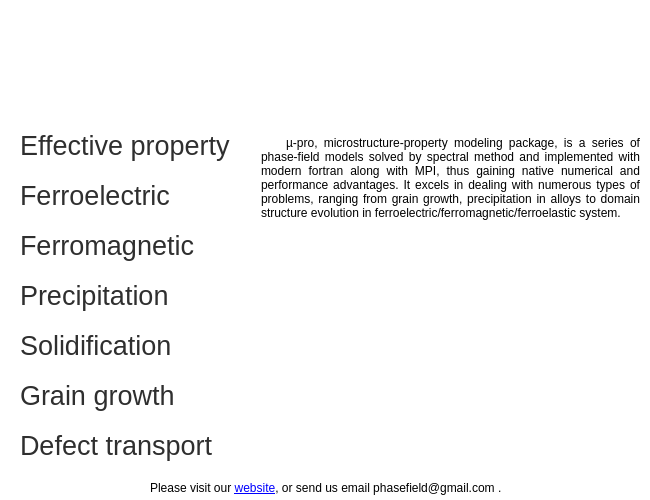
<?xml version="1.0" encoding="UTF-8"?>
<ui version="4.0">
 <class>muproMain</class>
 <widget class="QMainWindow" name="muproMain">
  <property name="geometry">
   <rect>
    <x>0</x>
    <y>0</y>
    <width>650</width>
    <height>500</height>
   </rect>
  </property>
  <property name="minimumSize">
   <size>
    <width>650</width>
    <height>500</height>
   </size>
  </property>
  <property name="maximumSize">
   <size>
    <width>650</width>
    <height>500</height>
   </size>
  </property>
  <property name="mouseTracking">
   <bool>true</bool>
  </property>
  <property name="windowTitle">
   <string>muproMain</string>
  </property>
  <property name="styleSheet">
   <string notr="true">background-color:rgb(255, 255, 255)</string>
  </property>
  <widget class="QWidget" name="centralWidget">
   <property name="mouseTracking">
    <bool>true</bool>
   </property>
   <widget class="QPushButton" name="button_ferroelectric">
    <property name="geometry">
     <rect>
      <x>0</x>
      <y>170</y>
      <width>245</width>
      <height>50</height>
     </rect>
    </property>
    <property name="font">
     <font>
      <family>Helvetica Neue</family>
      <pointsize>20</pointsize>
      <weight>3</weight>
      <italic>false</italic>
      <bold>false</bold>
     </font>
    </property>
    <property name="mouseTracking">
     <bool>true</bool>
    </property>
    <property name="toolTip">
     <string/>
    </property>
    <property name="autoFillBackground">
     <bool>false</bool>
    </property>
    <property name="styleSheet">
     <string notr="true">QPushButton{
	background-color:rgb(255,255,255);
	border:none;
	text-align:left;
	padding-left:20px;
	color:rgb(47,47,47);
	font: 25 20pt &quot;Helvetica Neue&quot;;
}

QPushButton:hover{
	background-color:rgb(215,232,255);
	color:rgb(54,131,249);
}</string>
    </property>
    <property name="text">
     <string>Ferroelectric</string>
    </property>
   </widget>
   <widget class="QPushButton" name="button_metal">
    <property name="geometry">
     <rect>
      <x>0</x>
      <y>270</y>
      <width>245</width>
      <height>50</height>
     </rect>
    </property>
    <property name="font">
     <font>
      <family>Helvetica Neue</family>
      <pointsize>20</pointsize>
      <weight>3</weight>
      <italic>false</italic>
      <bold>false</bold>
     </font>
    </property>
    <property name="mouseTracking">
     <bool>true</bool>
    </property>
    <property name="toolTip">
     <string/>
    </property>
    <property name="styleSheet">
     <string notr="true">QPushButton{
	background-color:rgb(255,255,255);
	border:none;
	text-align:left;
	padding-left:20px;
	color:rgb(47,47,47);
	font: 25 20pt &quot;Helvetica Neue&quot;;
}

QPushButton:hover{
	background-color:rgb(215,232,255);
	color:rgb(54,131,249);
}</string>
    </property>
    <property name="text">
     <string>Precipitation</string>
    </property>
   </widget>
   <widget class="QPushButton" name="button_ferromagnetic">
    <property name="geometry">
     <rect>
      <x>0</x>
      <y>220</y>
      <width>245</width>
      <height>50</height>
     </rect>
    </property>
    <property name="font">
     <font>
      <family>Helvetica Neue</family>
      <pointsize>20</pointsize>
      <weight>3</weight>
      <italic>false</italic>
      <bold>false</bold>
     </font>
    </property>
    <property name="mouseTracking">
     <bool>true</bool>
    </property>
    <property name="toolTip">
     <string/>
    </property>
    <property name="styleSheet">
     <string notr="true">QPushButton{
	background-color:rgb(255,255,255);
	border:none;
	text-align:left;
	padding-left:20px;
	color:rgb(47,47,47);
	font: 25 20pt &quot;Helvetica Neue&quot;;
}

QPushButton:hover{
	background-color:rgb(215,232,255);
	color:rgb(54,131,249);
}</string>
    </property>
    <property name="text">
     <string>Ferromagnetic</string>
    </property>
   </widget>
   <widget class="QPushButton" name="button_effect">
    <property name="geometry">
     <rect>
      <x>0</x>
      <y>120</y>
      <width>245</width>
      <height>50</height>
     </rect>
    </property>
    <property name="font">
     <font>
      <family>Helvetica Neue</family>
      <pointsize>20</pointsize>
      <weight>3</weight>
      <italic>false</italic>
      <bold>false</bold>
     </font>
    </property>
    <property name="mouseTracking">
     <bool>true</bool>
    </property>
    <property name="toolTip">
     <string/>
    </property>
    <property name="styleSheet">
     <string notr="true">QPushButton{
	background-color:rgb(255,255,255);
	border:none;
	text-align:left;
	padding-left:20px;
	color:rgb(47,47,47);
	font: 25 20pt &quot;Helvetica Neue&quot;;
}

QPushButton:hover{
	background-color:rgb(215,232,255);
	color:rgb(54,131,249);
}</string>
    </property>
    <property name="text">
     <string>Effective property</string>
    </property>
    <property name="flat">
     <bool>false</bool>
    </property>
   </widget>
   <widget class="QPushButton" name="button_metal_2">
    <property name="geometry">
     <rect>
      <x>0</x>
      <y>370</y>
      <width>245</width>
      <height>50</height>
     </rect>
    </property>
    <property name="font">
     <font>
      <family>Helvetica Neue</family>
      <pointsize>20</pointsize>
      <weight>3</weight>
      <italic>false</italic>
      <bold>false</bold>
     </font>
    </property>
    <property name="mouseTracking">
     <bool>true</bool>
    </property>
    <property name="toolTip">
     <string/>
    </property>
    <property name="styleSheet">
     <string notr="true">QPushButton{
	background-color:rgb(255,255,255);
	border:none;
	text-align:left;
	padding-left:20px;
	color:rgb(47,47,47);
	font: 25 20pt &quot;Helvetica Neue&quot;;
}

QPushButton:hover{
	background-color:rgb(215,232,255);
	color:rgb(54,131,249);
}</string>
    </property>
    <property name="text">
     <string>Grain growth</string>
    </property>
   </widget>
   <widget class="QPushButton" name="button_metal_3">
    <property name="geometry">
     <rect>
      <x>0</x>
      <y>420</y>
      <width>245</width>
      <height>50</height>
     </rect>
    </property>
    <property name="font">
     <font>
      <family>Helvetica Neue</family>
      <pointsize>20</pointsize>
      <weight>3</weight>
      <italic>false</italic>
      <bold>false</bold>
     </font>
    </property>
    <property name="mouseTracking">
     <bool>true</bool>
    </property>
    <property name="toolTip">
     <string/>
    </property>
    <property name="styleSheet">
     <string notr="true">QPushButton{
	background-color:rgb(255,255,255);
	border:none;
	text-align:left;
	padding-left:20px;
	color:rgb(47,47,47);
	font: 25 20pt &quot;Helvetica Neue&quot;;
}

QPushButton:hover{
	background-color:rgb(215,232,255);
	color:rgb(54,131,249);
}</string>
    </property>
    <property name="text">
     <string>Defect transport</string>
    </property>
   </widget>
   <widget class="QPushButton" name="button_metal_4">
    <property name="geometry">
     <rect>
      <x>0</x>
      <y>320</y>
      <width>245</width>
      <height>50</height>
     </rect>
    </property>
    <property name="font">
     <font>
      <family>Helvetica Neue</family>
      <pointsize>20</pointsize>
      <weight>3</weight>
      <italic>false</italic>
      <bold>false</bold>
     </font>
    </property>
    <property name="mouseTracking">
     <bool>true</bool>
    </property>
    <property name="toolTip">
     <string/>
    </property>
    <property name="styleSheet">
     <string notr="true">QPushButton{
	background-color:rgb(255,255,255);
	border:none;
	text-align:left;
	padding-left:20px;
	color:rgb(47,47,47);
	font: 25 20pt &quot;Helvetica Neue&quot;;
}

QPushButton:hover{
	background-color:rgb(215,232,255);
	color:rgb(54,131,249);
}</string>
    </property>
    <property name="text">
     <string>Solidification</string>
    </property>
   </widget>
   <widget class="QLabel" name="logo_LB">
    <property name="geometry">
     <rect>
      <x>0</x>
      <y>0</y>
      <width>650</width>
      <height>121</height>
     </rect>
    </property>
    <property name="mouseTracking">
     <bool>true</bool>
    </property>
    <property name="styleSheet">
     <string notr="true">background:rgb(255,255,255)</string>
    </property>
    <property name="text">
     <string/>
    </property>
    <property name="pixmap">
     <pixmap resource="mupro-resource.qrc">:/img/mupro-logo-blue.png</pixmap>
    </property>
    <property name="scaledContents">
     <bool>true</bool>
    </property>
   </widget>
   <widget class="QLabel" name="contact_info_LB">
    <property name="geometry">
     <rect>
      <x>150</x>
      <y>480</y>
      <width>401</width>
      <height>16</height>
     </rect>
    </property>
    <property name="mouseTracking">
     <bool>true</bool>
    </property>
    <property name="styleSheet">
     <string notr="true">background-color:none;</string>
    </property>
    <property name="text">
     <string>Please visit our &lt;a href=&quot;http://www.ems.psu.edu/~chen/package&quot;&gt;website&lt;/a&gt;, or send us email phasefield@gmail.com .</string>
    </property>
   </widget>
   <widget class="QWidget" name="layoutWidget">
    <property name="geometry">
     <rect>
      <x>250</x>
      <y>120</y>
      <width>395</width>
      <height>361</height>
     </rect>
    </property>
    <layout class="QGridLayout" name="gridLayout">
     <property name="rightMargin">
      <number>0</number>
     </property>
     <item row="1" column="1">
      <widget class="QLabel" name="featureImg2_LB">
       <property name="minimumSize">
        <size>
         <width>190</width>
         <height>190</height>
        </size>
       </property>
       <property name="maximumSize">
        <size>
         <width>190</width>
         <height>190</height>
        </size>
       </property>
       <property name="mouseTracking">
        <bool>true</bool>
       </property>
       <property name="text">
        <string/>
       </property>
       <property name="pixmap">
        <pixmap resource="mupro-resource.qrc">:/img/magnetic-composite.png</pixmap>
       </property>
      </widget>
     </item>
     <item row="1" column="0">
      <widget class="QLabel" name="featureImg1_LB">
       <property name="minimumSize">
        <size>
         <width>190</width>
         <height>190</height>
        </size>
       </property>
       <property name="maximumSize">
        <size>
         <width>190</width>
         <height>190</height>
        </size>
       </property>
       <property name="mouseTracking">
        <bool>true</bool>
       </property>
       <property name="text">
        <string/>
       </property>
       <property name="pixmap">
        <pixmap resource="mupro-resource.qrc">:/img/interface.png</pixmap>
       </property>
       <property name="scaledContents">
        <bool>true</bool>
       </property>
      </widget>
     </item>
     <item row="0" column="0" colspan="2">
      <widget class="QLabel" name="brief_intro_LB">
       <property name="maximumSize">
        <size>
         <width>390</width>
         <height>170</height>
        </size>
       </property>
       <property name="mouseTracking">
        <bool>true</bool>
       </property>
       <property name="styleSheet">
        <string notr="true">padding-right:5px;
font: 25 15pt &quot;Helvetica Neue&quot;;
</string>
       </property>
       <property name="text">
        <string>&lt;html&gt;&lt;head/&gt;&lt;body&gt;&lt;p&gt;&amp;nbsp;&amp;nbsp;&amp;nbsp; µ-pro, microstructure-property modeling package, is a series of phase-field models solved by spectral method and implemented with modern fortran along with MPI, thus gaining native numerical and performance advantages. It excels in dealing with numerous types of problems, ranging from grain growth, precipitation in alloys to domain structure evolution in ferroelectric/ferromagnetic/ferroelastic system.&lt;/p&gt;&lt;/body&gt;&lt;/html&gt;</string>
       </property>
       <property name="textFormat">
        <enum>Qt::AutoText</enum>
       </property>
       <property name="scaledContents">
        <bool>false</bool>
       </property>
       <property name="alignment">
        <set>Qt::AlignJustify|Qt::AlignTop</set>
       </property>
       <property name="wordWrap">
        <bool>true</bool>
       </property>
       <property name="margin">
        <number>0</number>
       </property>
       <property name="indent">
        <number>5</number>
       </property>
      </widget>
     </item>
    </layout>
   </widget>
   <zorder>layoutWidget</zorder>
   <zorder>button_ferroelectric</zorder>
   <zorder>button_metal</zorder>
   <zorder>button_ferromagnetic</zorder>
   <zorder>button_effect</zorder>
   <zorder>button_metal_2</zorder>
   <zorder>button_metal_3</zorder>
   <zorder>button_metal_4</zorder>
   <zorder>logo_LB</zorder>
   <zorder>contact_info_LB</zorder>
  </widget>
 </widget>
 <layoutdefault spacing="6" margin="11"/>
 <resources>
  <include location="mupro-resource.qrc"/>
 </resources>
 <connections/>
</ui>
